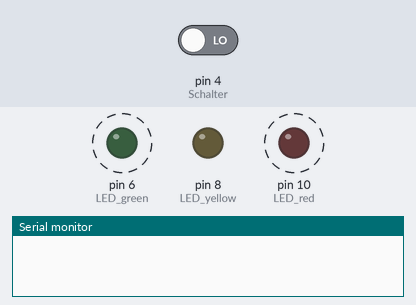
A sketch run on a simulated Arduino Uno, built with avr-gcc and run on an emulated ATmega328P. Shown: output pins drawn as LEDs (lit = HIGH), the last lines printed to the serial monitor. Dashed ring = blinking. The inputs (shaded band) are chosen by the test bench; at power-on: pin 4 (Schalter) LOW.

Above: at 2.8 s.
2.9 s: pin 4 (Schalter) driven HIGH
At 4.0 s:
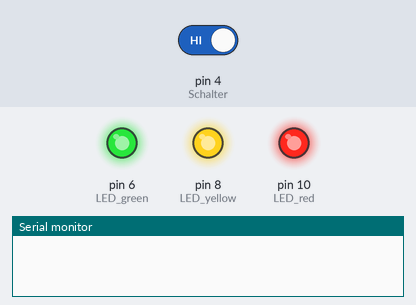
At 5.6 s:
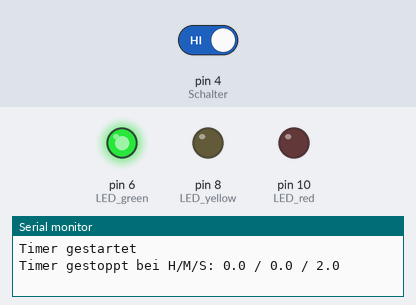
6.5 s: pin 4 (Schalter) driven LOW
At 11.3 s:
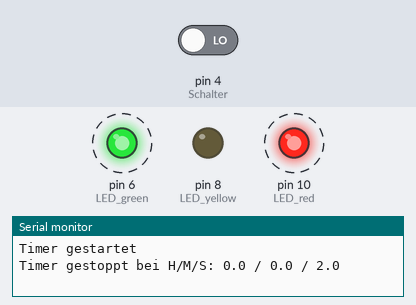
Timing chart, 0 to 16.6 s (numbered marks = the images above; inputs shaded):
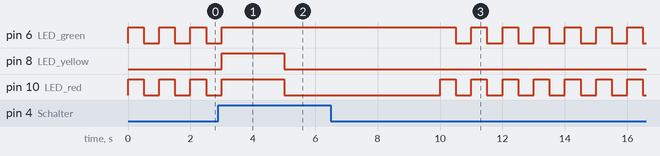

Measured:
- after the input at 2.9 s, pin 6 (LED_green): goes on until 3.0 s, then stays HIGH; pin 8 (LED_yellow): LOW → HIGH after 0.10 s, → LOW 2.0 s later
- after the input at 6.5 s, pin 6 (LED_green): alternates HIGH for 0.50 s and LOW for 0.50 s, starting after 4.0 s; pin 8 (LED_yellow): stays LOW (without the input it goes to HIGH after 3.5 s)
- by itself, pin 6 (LED_green): alternates HIGH for 0.50 s and LOW for 0.50 s

The sketch:

Schlafampel.ino
```cpp
///////////////////////////////////////////////
int Time_green = 8;		//Zeit ab welcher grüne LED angeschalten werden soll
int Time_yellow = 10;	//Zeit ab welcher gelbe LED angeschalten werden soll
int Time_red = 12; 		//Zeit ab welcher rote LED angeschalten werden soll
int Statuszeit = 2000 ;	//Zeit LED aktiv in Millisekunden
int LED_Zeit = 5000 ;	//Zeit LED aktiv in Millisekunden

///////////////////////////////////////////////


int Schalter = 4;
int LED_green = 6;
int LED_yellow = 8;
int LED_red = 10;

int aktuellerSchalterzustand = 0;
int letzterSchalterzustand = 0;
int Zeitmessung = 0;

long startTime ;
float elapsedTime ;
float elapsedHours ;
float elapsedMinutes ;
float elapsedSeconds ;


void setup()
{
pinMode(Schalter, INPUT);
pinMode(LED_green, OUTPUT);
pinMode(LED_yellow, OUTPUT);
pinMode(LED_red, OUTPUT);

Serial.begin(9600);

}

void loop()
{
	aktuellerSchalterzustand = digitalRead(Schalter);


	if (aktuellerSchalterzustand == 1 && letzterSchalterzustand == 0 && Zeitmessung == false)
	{
		startTime = millis();
		Zeitmessung = true;

		digitalWrite(LED_green, HIGH);
		digitalWrite(LED_yellow, HIGH);		//Zeige start der Messung durch aufblinken der Lichter an
		digitalWrite(LED_red, HIGH);
		delay(Statuszeit);

		digitalWrite(LED_green, LOW);
		digitalWrite(LED_yellow, LOW);		//Zeige start der Messung durch aufblinken der Lichter an
		digitalWrite(LED_red, LOW);

		letzterSchalterzustand = aktuellerSchalterzustand;

		Serial.println("Timer gestartet");


	}

	else if (aktuellerSchalterzustand == 1 && letzterSchalterzustand == 1 && Zeitmessung == true)
	{
		elapsedTime = millis() - startTime;
		elapsedHours = elapsedTime / 3600000;
		elapsedMinutes = elapsedTime / 60000;
		elapsedSeconds = elapsedTime / 1000;
		Zeitmessung = false;

		Serial.print("Timer gestoppt bei H/M/S: ");
		Serial.print(elapsedHours, 1);
		Serial.print(" / ");
		Serial.print(elapsedMinutes, 1);
		Serial.print(" / ");
		Serial.println(elapsedSeconds, 1);


		if (elapsedSeconds <= Time_green)
		{
			digitalWrite(LED_green, HIGH);
			delay(LED_Zeit);
			digitalWrite(LED_green, LOW);
		}

		if (elapsedSeconds > Time_green && elapsedSeconds <= Time_yellow)
		{
			digitalWrite(LED_yellow, HIGH);
			delay(LED_Zeit);
			digitalWrite(LED_yellow, LOW);
		}

		if (elapsedSeconds > Time_yellow && elapsedSeconds <= Time_red)
		{
			digitalWrite(LED_red, HIGH);
			delay(LED_Zeit);
			digitalWrite(LED_red, LOW);
		}

		letzterSchalterzustand = 0;


	}

	else if (aktuellerSchalterzustand == 0 && letzterSchalterzustand == 0 && Zeitmessung == false)
	{
		digitalWrite(LED_green, HIGH);
		digitalWrite(LED_red, HIGH);
		delay(500);
		digitalWrite(LED_green, LOW);
		digitalWrite(LED_red, LOW);
		delay(500);

	}
}
```
